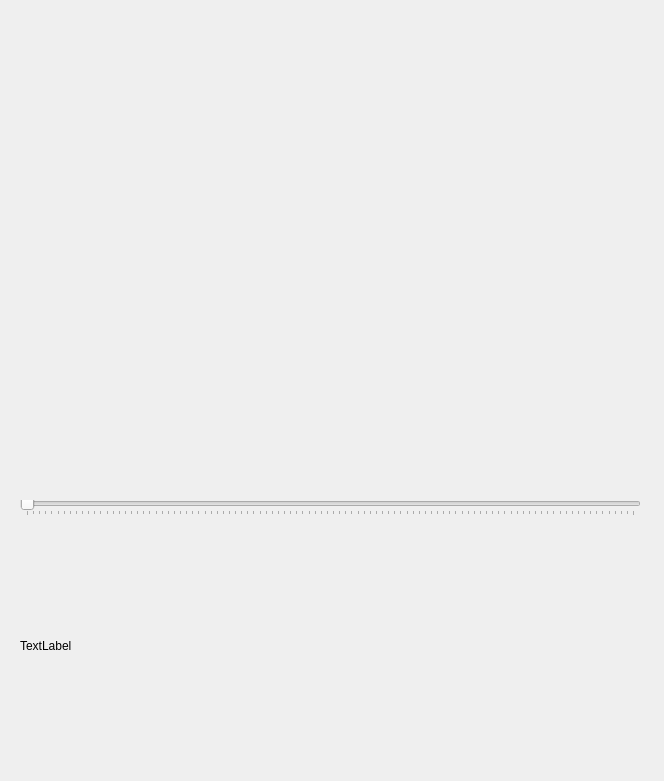
<?xml version="1.0" encoding="UTF-8"?>
<ui version="4.0">
 <class>showWindow</class>
 <widget class="QMainWindow" name="showWindow">
  <property name="geometry">
   <rect>
    <x>0</x>
    <y>0</y>
    <width>664</width>
    <height>781</height>
   </rect>
  </property>
  <property name="windowTitle">
   <string>Check Results</string>
  </property>
  <property name="windowIcon">
   <iconset>
    <normaloff>icons/gar-fish.ico</normaloff>icons/gar-fish.ico</iconset>
  </property>
  <widget class="QWidget" name="centralwidget">
   <widget class="QSlider" name="slider">
    <property name="geometry">
     <rect>
      <x>20</x>
      <y>500</y>
      <width>621</width>
      <height>16</height>
     </rect>
    </property>
    <property name="tracking">
     <bool>true</bool>
    </property>
    <property name="orientation">
     <enum>Qt::Horizontal</enum>
    </property>
    <property name="tickPosition">
     <enum>QSlider::TicksBelow</enum>
    </property>
   </widget>
   <widget class="QLabel" name="labelVid">
    <property name="geometry">
     <rect>
      <x>20</x>
      <y>520</y>
      <width>621</width>
      <height>251</height>
     </rect>
    </property>
    <property name="text">
     <string>TextLabel</string>
    </property>
   </widget>
   <widget class="QWidget" name="verticalLayoutWidget">
    <property name="geometry">
     <rect>
      <x>30</x>
      <y>0</y>
      <width>611</width>
      <height>491</height>
     </rect>
    </property>
    <layout class="QVBoxLayout" name="plotLayout"/>
   </widget>
  </widget>
 </widget>
 <resources/>
 <connections/>
</ui>
